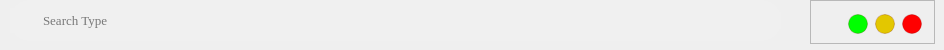
         <widget class="QFrame" name="frame_4">
          <property name="minimumSize">
           <size>
            <width>0</width>
            <height>50</height>
           </size>
          </property>
          <property name="maximumSize">
           <size>
            <width>16777215</width>
            <height>50</height>
           </size>
          </property>
          <property name="frameShape">
           <enum>QFrame::NoFrame</enum>
          </property>
          <property name="frameShadow">
           <enum>QFrame::Raised</enum>
          </property>
          <widget class="QFrame" name="frame_6">
           <property name="geometry">
            <rect>
             <x>810</x>
             <y>0</y>
             <width>125</width>
             <height>44</height>
            </rect>
           </property>
           <property name="layoutDirection">
            <enum>Qt::LeftToRight</enum>
           </property>
           <property name="frameShape">
            <enum>QFrame::StyledPanel</enum>
           </property>
           <property name="frameShadow">
            <enum>QFrame::Raised</enum>
           </property>
           <layout class="QHBoxLayout" name="horizontalLayout_5">
            <item>
             <widget class="QPushButton" name="pushButton_pin">
              <property name="minimumSize">
               <size>
                <width>20</width>
                <height>20</height>
               </size>
              </property>
              <property name="maximumSize">
               <size>
                <width>15</width>
                <height>15</height>
               </size>
              </property>
              <property name="toolTip">
               <string>置顶</string>
              </property>
              <property name="styleSheet">
               <string notr="true">border:none</string>
              </property>
              <property name="text">
               <string/>
              </property>
              <property name="icon">
               <iconset>
                <normaloff>imags/pin.png</normaloff>imags/pin.png</iconset>
              </property>
              <property name="checkable">
               <bool>true</bool>
              </property>
              <property name="autoDefault">
               <bool>false</bool>
              </property>
              <property name="flat">
               <bool>true</bool>
              </property>
             </widget>
            </item>
            <item>
             <widget class="QPushButton" name="pushButton_min">
              <property name="minimumSize">
               <size>
                <width>20</width>
                <height>20</height>
               </size>
              </property>
              <property name="maximumSize">
               <size>
                <width>15</width>
                <height>15</height>
               </size>
              </property>
              <property name="toolTip">
               <string>最小化</string>
              </property>
              <property name="styleSheet">
               <string notr="true">QPushButton {
	background-color:rgb(0, 255, 0);
	border:1px solid rgba(113,17,15,50);
	border-radius:10px;
}
QPushButton:hover {
	background-color:rgb(139,29,31);
	
}
QPushButton:pressed {
	background-color:rgb(232,59,35);
	
}</string>
              </property>
              <property name="text">
               <string/>
              </property>
             </widget>
            </item>
            <item>
             <widget class="QPushButton" name="pushButton_max">
              <property name="sizePolicy">
               <sizepolicy hsizetype="Maximum" vsizetype="Fixed">
                <horstretch>0</horstretch>
                <verstretch>0</verstretch>
               </sizepolicy>
              </property>
              <property name="minimumSize">
               <size>
                <width>20</width>
                <height>20</height>
               </size>
              </property>
              <property name="maximumSize">
               <size>
                <width>15</width>
                <height>15</height>
               </size>
              </property>
              <property name="styleSheet">
               <string notr="true">QPushButton {
	background-color:rgb(227,199,0);
	border:1px solid rgba(113,17,15,50);
	border-radius:10px;
}
QPushButton:hover {
	background-color:rgb(139,29,31);
	
}
QPushButton:pressed {
	background-color:rgb(232,59,35);
	
}</string>
              </property>
              <property name="text">
               <string/>
              </property>
             </widget>
            </item>
            <item>
             <widget class="QPushButton" name="pushButton_close">
              <property name="minimumSize">
               <size>
                <width>20</width>
                <height>20</height>
               </size>
              </property>
              <property name="maximumSize">
               <size>
                <width>15</width>
                <height>15</height>
               </size>
              </property>
              <property name="toolTip">
               <string>最大化</string>
              </property>
              <property name="styleSheet">
               <string notr="true">QPushButton {
	background-color:rgb(255, 0, 0);
	border:1px solid rgba(113,17,15,50);
	border-radius:10px;
}
QPushButton:hover {
	background-color:rgb(139,29,31);
	
}
QPushButton:pressed {
	background-color:rgb(232,59,35);
	
}</string>
              </property>
              <property name="text">
               <string/>
              </property>
             </widget>
            </item>
           </layout>
          </widget>
          <widget class="QWidget" name="widget" native="true">
           <property name="geometry">
            <rect>
             <x>10</x>
             <y>0</y>
             <width>771</width>
             <height>41</height>
            </rect>
           </property>
           <property name="styleSheet">
            <string notr="true">QWidget {
	
	background-color: rgb(240, 240, 240);
	border-radius:20px
}</string>
           </property>
           <layout class="QHBoxLayout" name="horizontalLayout_6">
            <item>
             <widget class="QLabel" name="label_5">
              <property name="minimumSize">
               <size>
                <width>25</width>
                <height>25</height>
               </size>
              </property>
              <property name="maximumSize">
               <size>
                <width>25</width>
                <height>25</height>
               </size>
              </property>
              <property name="text">
               <string/>
              </property>
              <property name="pixmap">
               <pixmap>imags/search.png</pixmap>
              </property>
              <property name="scaledContents">
               <bool>true</bool>
              </property>
             </widget>
            </item>
            <item>
             <widget class="QLineEdit" name="lineEdit_search">
              <property name="font">
               <font>
                <family>Times New Roman</family>
                <pointsize>10</pointsize>
               </font>
              </property>
              <property name="toolTip">
               <string>输入关键字搜索</string>
              </property>
              <property name="autoFillBackground">
               <bool>false</bool>
              </property>
              <property name="text">
               <string/>
              </property>
              <property name="placeholderText">
               <string>Search Type</string>
              </property>
              <property name="clearButtonEnabled">
               <bool>true</bool>
              </property>
             </widget>
            </item>
           </layout>
          </widget>
         </widget>
